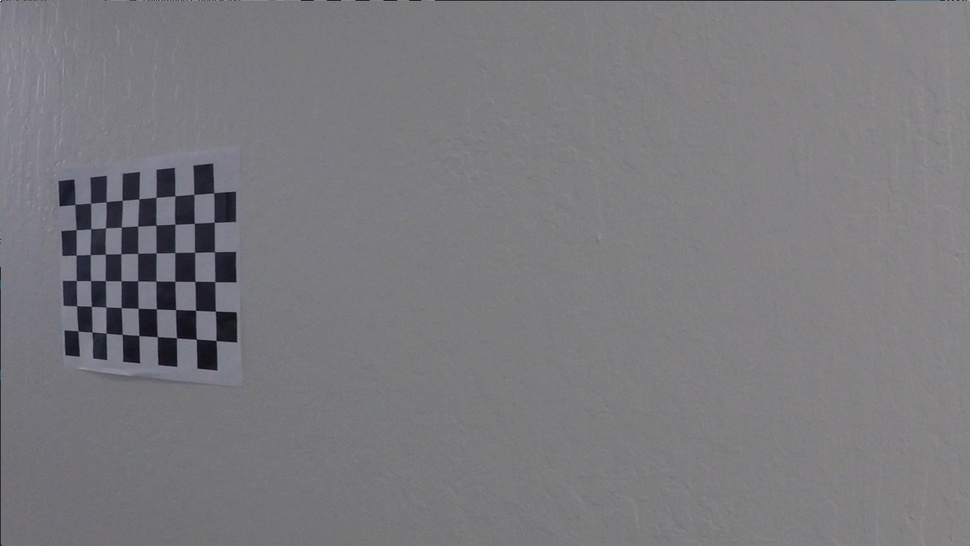
#> input picture camera_cal/calibration11.jpg, 970 x 546 px, shrunk from 1280 x 720 before the run
$ jupyter execute GAM_SDCarND_AdvancedLaneFindingExperimentalNotes.ipynb   (shell and % lines are left out)
#> lines starting #> are read from the running program, lines starting #| are printed output that depends on the picture; after the words box and inside, x2 and y2 are one past the last pixel; in counts of white or black regions, pixels touching at a corner belong together
[cell 1]
# We import some helpful stuff
import numpy as np
import cv2
import matplotlib.pyplot as plt
import matplotlib.image as mpimg

[cell 2]
# We read in and display a calibration image
img = cv2.imread('camera_cal/calibration11.jpg')
#> img is the input picture: shape (546, 970, 3); mean B, G, R 125.2, 121.7, 122.2
plt.imshow(img)

[cell 3]
# We create an array to hold the 2D image points of our calibration image
# and one to hold the 3D object points of the real world object (that is, the chessboard)
imgpoints = []
objpoints = []

[cell 4]
# We ask np.zeros for a 6x9 matrix that has 3 points at every point (for x, y, & z)
# Yet z is = 0 at every point of the real world object
# Thus, we prepare object points thusly: (0,0,0), (1,0,0), (2,0,0)... (8,5,0)
objp = np.zeros((6*9, 3), np.float32)
# We then use np.mgrid to generate coordinates
# for the first two columns of objp (that is, x and y)
# for our grid of size 9, 6 and then shape them into
# a matrix of two columns
objp[:,:2] = np.mgrid[0:9,0:6].T.reshape(-1,2)

[cell 5]
# To procure the image points, we use cv2.findChessboardCorners()
# on our 9 x 6 chessboard image (None refers to any flags)
# after moving the image to the grayscale color space
gray = cv2.cvtColor(img, cv2.COLOR_BGR2GRAY)
ret, corners = cv2.findChessboardCorners(gray, (9,6), None)
#> ret = True; corners = 54 rows, first 8: [75.06, 204.4], [90.51, 203.1], [106, 201.6], [122.2, 200.4], [138.8, 198.9], [156, 197.3], [174.7, 195.6], [194, 194.3]

[cell 6]
# If corners are found...
if ret == True:
    # append them to the image point array
    imgpoints.append(corners)
    # and append objp (created above) to the object point array
    objpoints.append(objp)
    # (Note: because objp is the ideal reference,
    # it will be compared to all of our calibration images)

    # Then draw the corners on our original, non-grayscale img
    # and display the image
    img = cv2.drawChessboardCorners(img, (9,6), corners, ret)
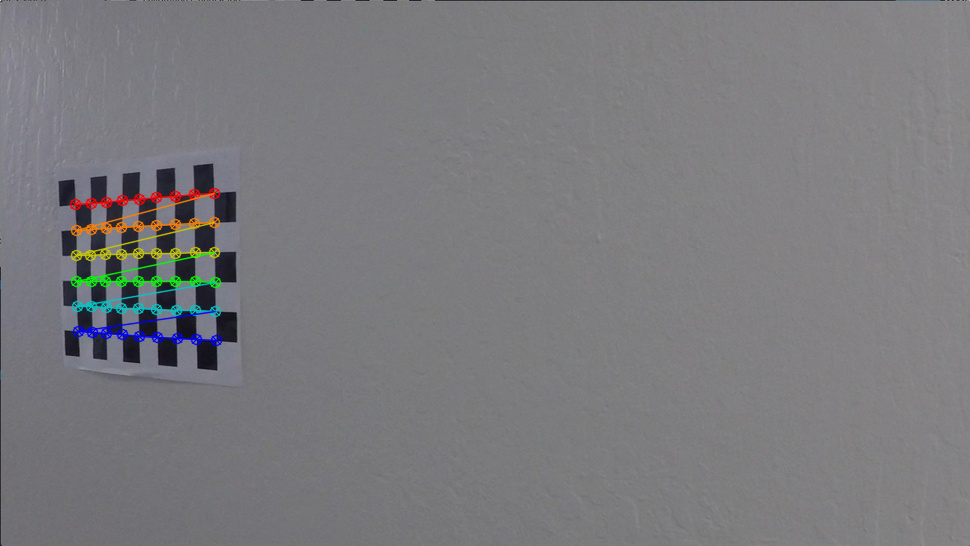
#> img: shape (546, 970, 3); 1.64% of pixels changed, all inside (x1, y1, x2, y2) = (69, 187, 223, 347)
    plt.imshow(img)

[cell 7]
# So, there's an interesting-ish thing going on...
#
# It seems drawChessboardCorners() is very sensitive
# to the size of matrix one is looking for.
# If the user doesn't specify precisely the matrix
# size that the function is able to locate in gray, it returns None for corners
# (No wonder checking if ret == True is the logic token of choice here)
#
# For example, with calibration6.jpg, it only works if I specify a (9,6) matrix,
# whereas for calibration5.jpg, the system demands a matrix of size (7,6) to work.
#
# I guess I could just quickly try all options in the 9x6 range...
# But I'd really rather just hardcode a working solution.
#
# There's a further issue: which is that the calibration images
# that Udacity has provided me with can qualitatively bedivided into two groups:
# calibration1 - calibration5 are very different from calibration6 - calibration20
# not only aesthetically / visually, but also in regards to proximity to the chessboard;
# the latter group doesn't crop any of the edges in the way the former group does.
#
# And since I've just decided I'm lazy enough to want a hardcoded option
# I may be effectively cutting myself off from 1/4th of the data.
# This concerns me, as Cezanne said we wanted a minimum of 20 calibration images, ideally...
#
# Update: while checking the OpenCV docs for calibrateCamera(), I came across this statement:
# "For better results, we need atleast 10 test patterns."
# So, it seems we're good with just 14 images (6 - 20)
#

[cell 8]
# So, we read in all the calibration images via the glob API, which we import
import glob

images = glob.glob('camera_cal/calibration*.jpg')
# Note: we are only able to use the wildcard * above because we have already
# removed calibration1.jpg - calibration5.jpg from the camera_cal folder

[cell 9]
# This time around, let's make our chessboard settings into variables
board_x = 9
board_y = 6

[cell 10]
# And let's redo the creation of imgpoints, objpoints, and objp
# just to be sure our results work with the new settings variables...
imgpoints = []
objpoints = []
objp = np.zeros((board_y*board_x, 3), np.float32)
objp[:,:2] = np.mgrid[0:board_x,0:board_y].T.reshape(-1,2)

[cell 11]
# Then we iterate through the images, and apply the process developed above
for fname in images:
    # Read in image
    img = cv2.imread(fname)
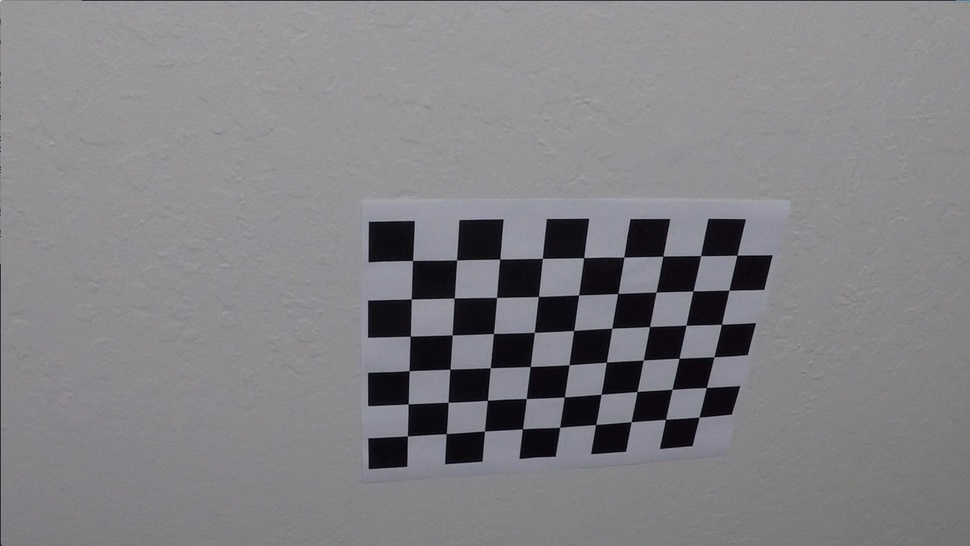
#> input picture camera_cal/calibration10.jpg, 970 x 546 px, shrunk from 1280 x 720 before the run
#> img is the input picture: shape (546, 970, 3); mean B, G, R 133.1, 129.4, 130.3
    # Convert to grayscale
    gray = cv2.cvtColor(img, cv2.COLOR_BGR2GRAY)
    # Find corners
    ret, corners = cv2.findChessboardCorners(gray, (9,6), None)
#> corners = 54 rows, first 8: [412.1, 261], [456.6, 259.9], [500.2, 258.7], [542.4, 258.2], [583.6, 258], [624.1, 257.1], [662.9, 255.9], [700.6, 256]
    # If corners are found...
    if ret == True:
        # append them to the image point array
        imgpoints.append(corners)
        # and append objp (created above) to the object point array
        objpoints.append(objp)
        # (Note: because objp is the ideal reference,
        # it will be compared to all of our calibration images)

[cell 12]
# With all our calibration image points and identical object points
# we are ready to feed them into cv2.calibrateCamera()
# Note: mtx is our (3D > 2D) Camera matrix, and dist our distortion coefficients
# both of which we need to transform 3D object points to 2D image points.
# rvecs and tvecs are the rotation and translation vectors that describe the camera's
# location in the world, which calibrateCamera also returns.
ret, mtx, dist, rvecs, tvecs = cv2.calibrateCamera(objpoints, imgpoints, img.shape[1::-1], None, None)
#> ret = 0.706; mtx = [[889, 0, 552.5], [0, 880.7, 286], [0, 0, 1]]; dist = [[-0.309, 0.233, -0.00332, 0.0064, -0.335]]; rvecs = ([0.496, -0.278, 0.0448], [0.0229, 0.379, 0.00125], [0.0267, 0.606, 0.00803]); tvecs = ([-3.12, -0.571, 19.63], [-18.76, -3.18, 31.13], [-1.35, -3.3, 22.04])

[cell 13]
# We now go about applying cv2.undistort() with our long-sought mtx and dist.
# We start by applying it to one of our calibration images, which we first load and display:

[cell 14]
img = cv2.imread('camera_cal_unused/calibration1.jpg')
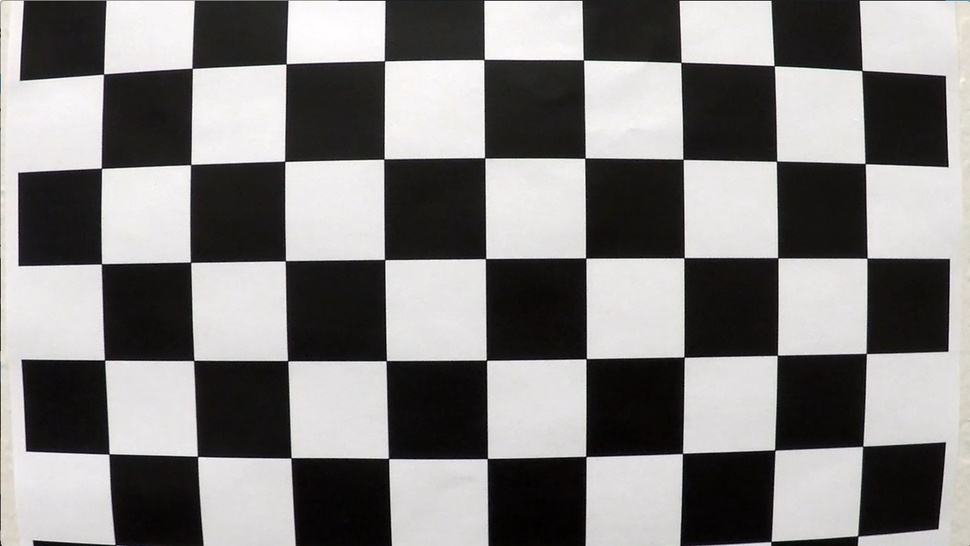
#> input picture camera_cal_unused/calibration1.jpg, 970 x 546 px, shrunk from 1280 x 720 before the run
#> img is the input picture: shape (546, 970, 3); mean B, G, R 127.7, 128.4, 130.1
plt.imshow(img)

[cell 15]
# And now, the same image undistorted:

[cell 16]
undist = cv2.undistort(img, mtx, dist, None, mtx)
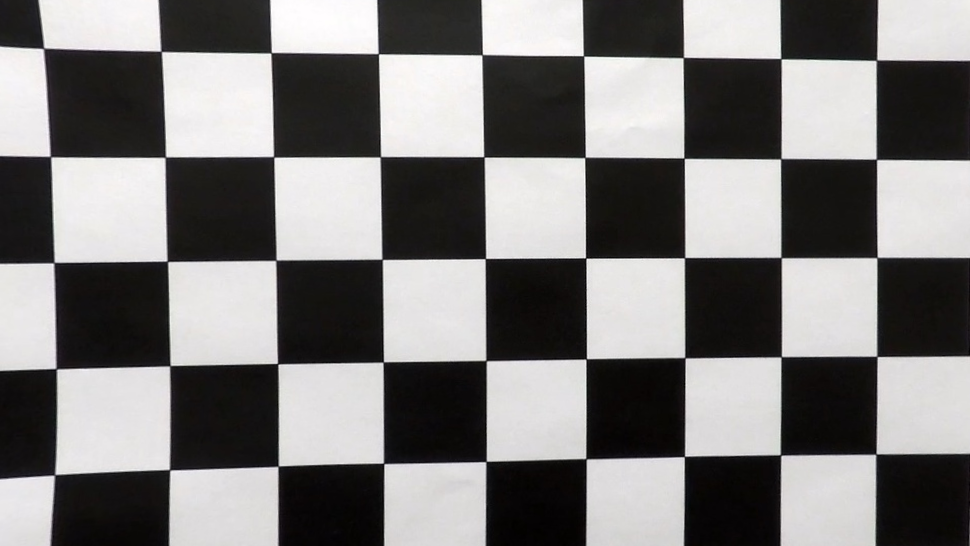
#> undist: shape (546, 970, 3); mean B, G, R 123.1, 123.6, 125.1
plt.imshow(undist)

[cell 17]
# Looks pretty good to my eye!
# Let's apply it to the actual test_image.png provided,
# loaded and displayed here:

[cell 18]
img = cv2.imread('camera_cal/test_image.png')
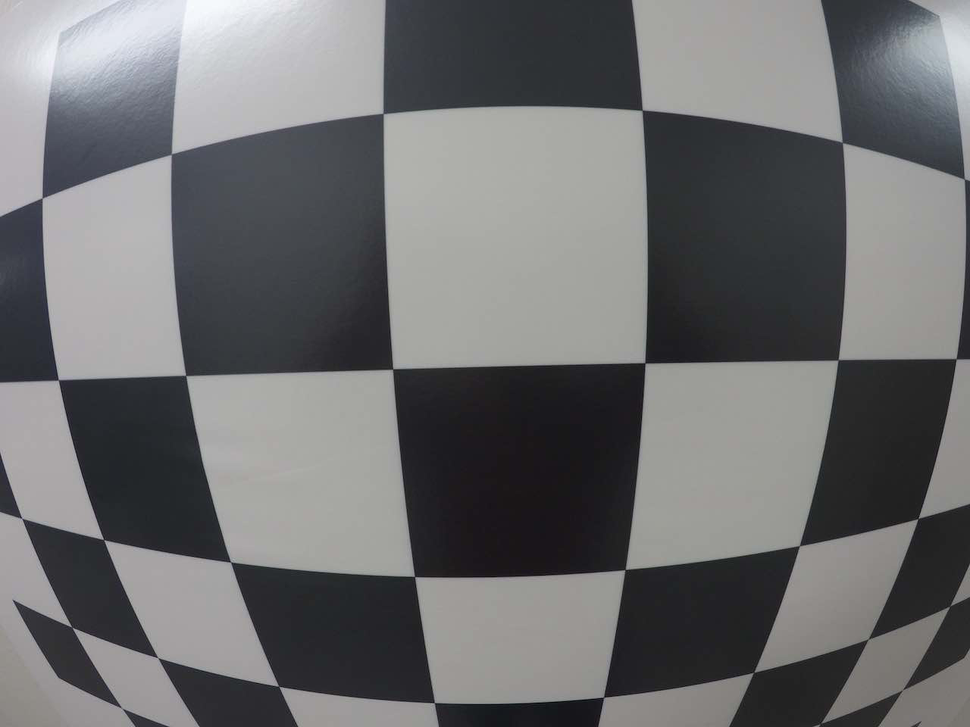
#> input picture camera_cal/test_image.png, 970 x 727 px, shrunk from 1280 x 960 before the run
#> img is the input picture: shape (727, 970, 3); mean B, G, R 110.9, 109.7, 109.3
plt.imshow(img)

[cell 19]
# And now with our Camera matrix and distortion co-efficients
# applied via undistort():

[cell 20]
undist = cv2.undistort(img, mtx, dist, None, mtx)
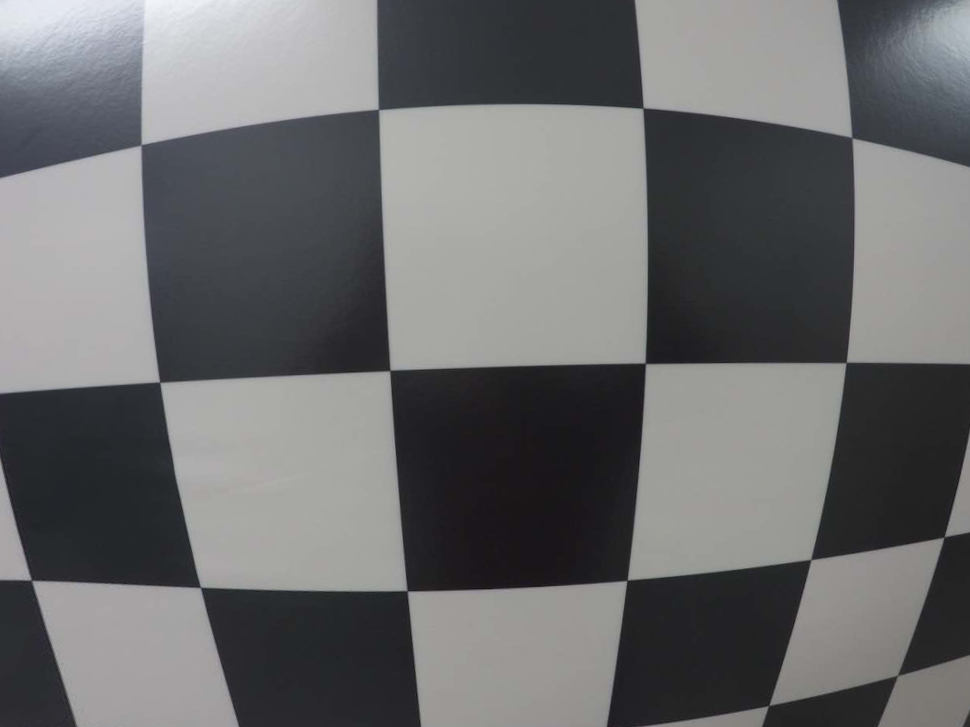
#> undist: shape (727, 970, 3); mean B, G, R 108.8, 107.8, 107.2
plt.imshow(undist)
